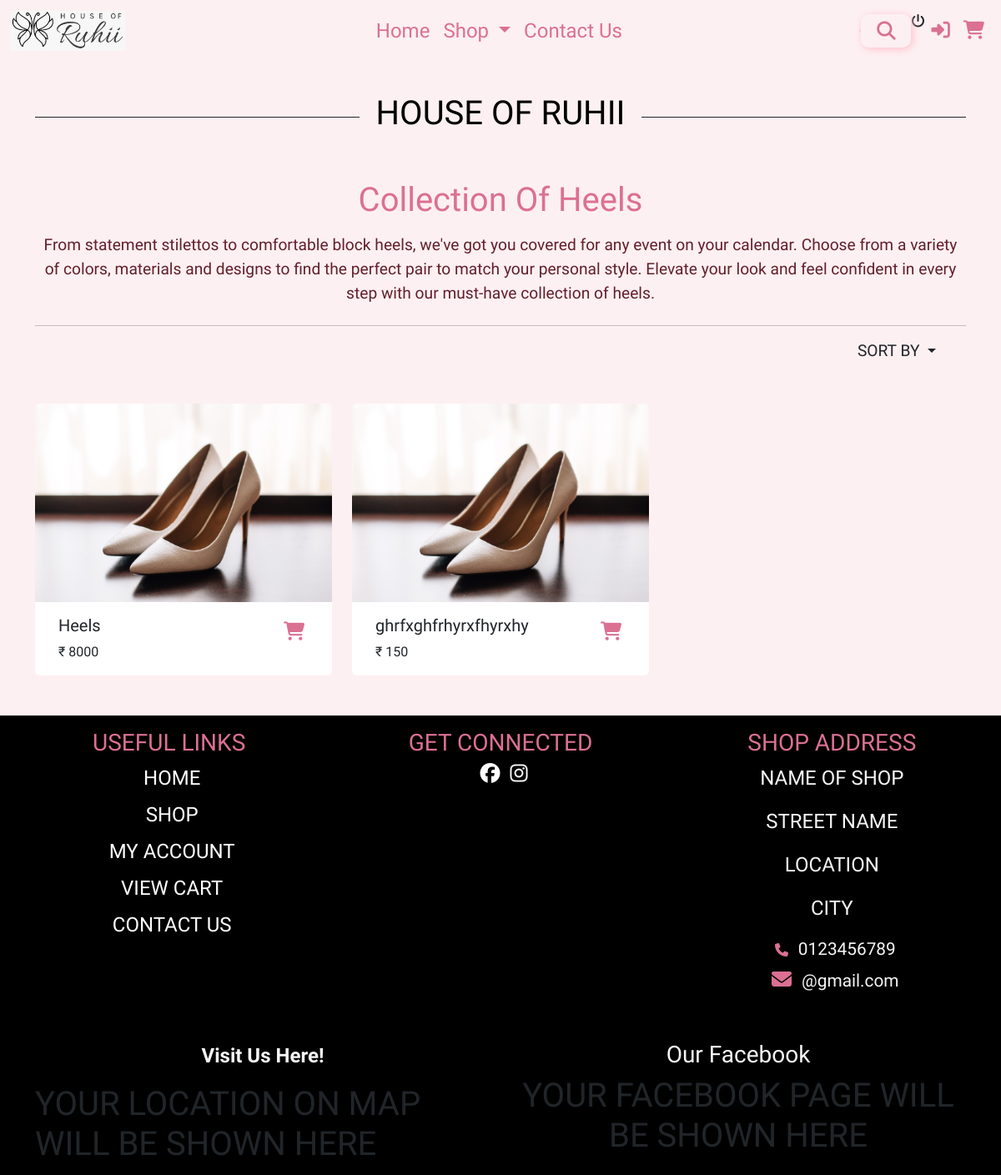
/heels/ (upper part), run on an earlier commit of the app's database.
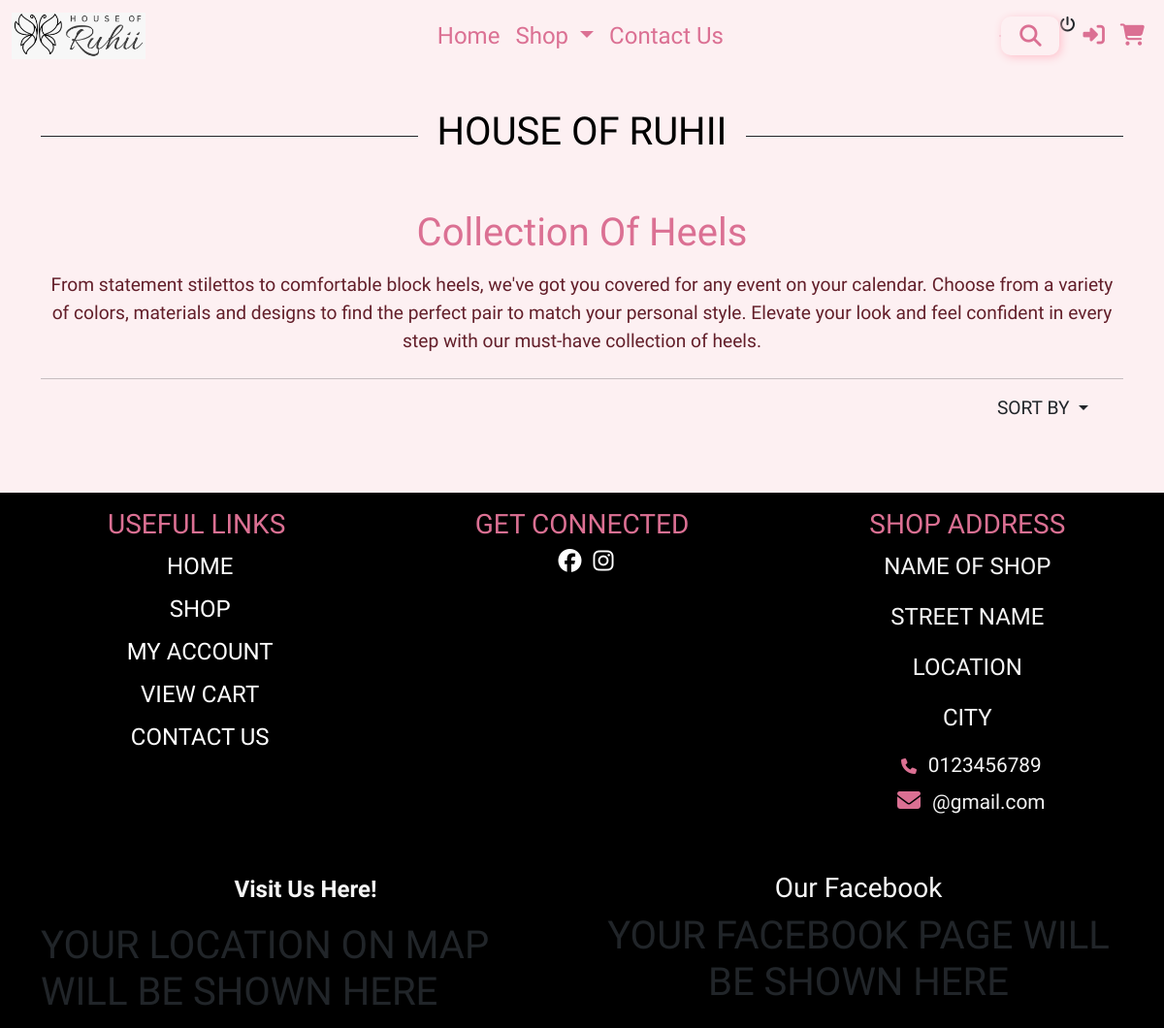
And on a later commit of the database.
### website/models.py (models this page shows)
class ProductModel(models.Model):
    name = models.CharField(max_length=50)
    price = models.IntegerField()
    cat = models.ForeignKey("CategoryModel", on_delete=models.CASCADE)
    def __str__(self):
        return self.name

### website/views.py (the view)
# urls.py: path('heels/', views.Heels, name = 'heels'),
def Heels(request):
    data = ProductModel.objects.filter(cat=6)
    print(data)
    context = {'data': data}
    return render (request,'website/heels.html', context)

### website/templates/website/heels.html (shortened to what the changed rows need)
{% extends "website/index.html" %}
{% block popup %}
{% load static %}
<link href="{% static 'css/heels.css' %}" rel="stylesheet" />
{% endblock popup %}
{% block content %}
<div class="main mx-auto" style="margin-top: 5em;">
    <div class="container mt-5">
        <div class="header__center" style="margin-top: 3.5em;">
            <h1 style="color: black; text-align: center;">HOUSE OF RUHII</h1>
        </div>
    </div>
    <div class="container-fluid text-center">
        <h1 style="color: palevioletred" class="mt-5">Collection Of Heels</h1>
    </div>
    <div class="container mt-5">
        <div class="row row-cols-1 row-cols-md-3 g-4">
            {% for i in data %}
            <div class="col">
                <div class="card" style="border: none">
                    <img src="{% static 'images/img1.jpg' %}" class="card-img-top"
                        onmouseover="this.src='../../../static/images/img2.jpg'"
                        onmouseout="this.src='../../../static/images/img1.jpg'" />
                    <div class="card-body">
                        <div class="container-fluid">
                            <div class="row">
                                <div class="col-sm-10">
                                    <h5 class="card-title">{{i.name}}</h5>
                                    <p class="card-text">&#8377 {{i.price}}</p>
                                </div>
                                {% if request.user.username == "" %}
                                <div class="col-sm-2">
                                    <a href="{% url 'signin' %}">
                                        <i class="fa-solid fa-cart-shopping mt-2" title="add to cart"
                                            data-link-id="{{i.id}}" data-name="{{i.name}}" data-value="{{i.price}}"
                                            data-quantity="{{i.quantity}}"
                                            style="color: palevioletred; font-size: 1.4em"></i></a>
                                </div>
                            </div>
                        {% endif %}
                    </div>
                </div>
            </div>
        </div>
        {% endfor%}
    </div>
</div>
<div class="flex-wrapper bg-black mx-auto mt-5">
    <div class="container mt-5">
        <div class="row">
            <div class="col-sm-6">
                <div class="map-responsive">
                    <h1>YOUR LOCATION ON MAP WILL BE SHOWN HERE</h1>
                </div>
            </div>
            <div class="col-sm-6">
                <div class="container mx-auto text-center">
                    <h1>YOUR FACEBOOK PAGE WILL BE SHOWN HERE</h1>
                </div>
            </div>
        </div>
    </div>
</div>
</body>
</html>
{% endblock %}

What changed in the data, as far as the page shows it:
removed ProductModel: name "Heels", price "8000"
removed ProductModel: name "ghrfxghfrhyrxfhyrxhy", price "150"
